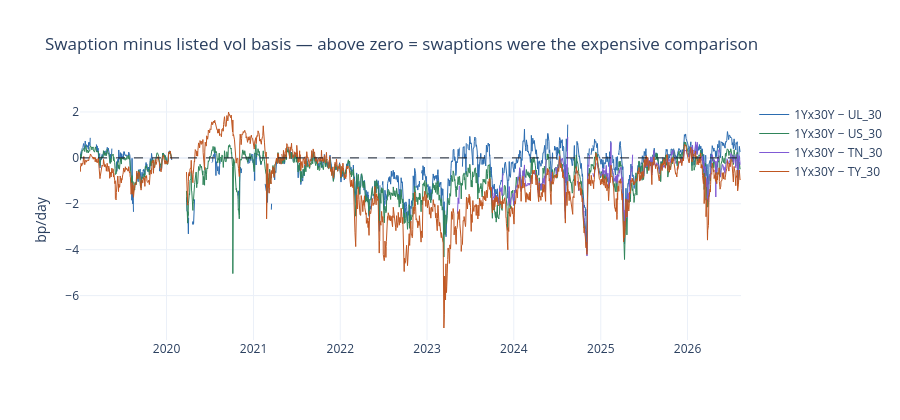

Notebook code for this chart:
### Code cell
fig = go.Figure()
for s in ["UL_30", "US_30", "TN_30", "TY_30"]:
    if s in BASIS.columns:
        fig.add_trace(go.Scatter(x=BASIS.index, y=BASIS[s], name=f"1Yx30Y − {s}",
                                 line=dict(width=1, color=_col.get(s.split('_')[0], "#888"))))
fig.add_hline(y=0.0, line=dict(color="#1a202c", width=1, dash="dash"))
fig.update_layout(height=420, template="plotly_white",
                  yaxis_title="bp/day",
                  title="Swaption minus listed vol basis — above zero = swaptions "
                        "were the expensive comparison")
fig.show()

### Figure 1 — Plotly figure (JSON) as saved in the notebook; plotly's stock layout.template omitted (floating-point values rounded to 4 significant figures; data arrays with more than 128 entries replaced by an {"elided": "..."} marker saying what was removed)
{"data": [{"line": {"color": "#2b6cb0", "width": 1}, "name": "1Yx30Y − UL_30", "type": "scatter", "x": {"elided": "1901 str values"}, "y": {"elided": "1901 float values"}}, {"line": {"color": "#2f855a", "width": 1}, "name": "1Yx30Y − US_30", "type": "scatter", "x": {"elided": "1901 str values"}, "y": {"elided": "1901 float values"}}, {"line": {"color": "#805ad5", "width": 1}, "name": "1Yx30Y − TN_30", "type": "scatter", "x": {"elided": "1901 str values"}, "y": {"elided": "1901 float values"}}, {"line": {"color": "#c05621", "width": 1}, "name": "1Yx30Y − TY_30", "type": "scatter", "x": {"elided": "1901 str values"}, "y": {"elided": "1901 float values"}}], "layout": {"height": 420, "shapes": [{"line": {"color": "#1a202c", "dash": "dash", "width": 1}, "type": "line", "x0": 0, "x1": 1, "xref": "x domain", "y0": 0.0, "y1": 0.0, "yref": "y"}], "title": {"text": "Swaption minus listed vol basis — above zero = swaptions were the expensive comparison"}, "yaxis": {"title": {"text": "bp/day"}}}}
